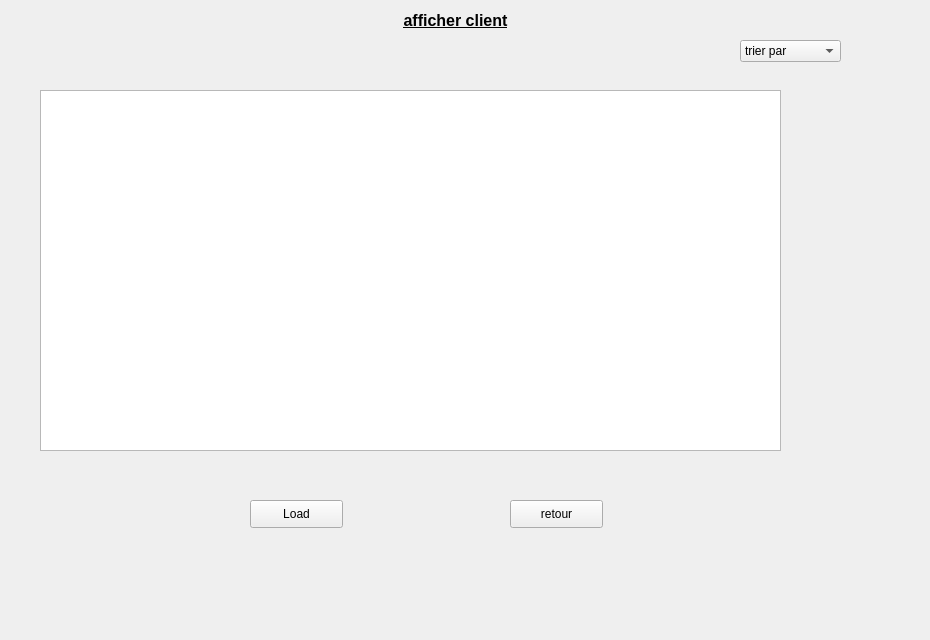
      <widget class="QWidget" name="tab_3">
       <attribute name="title">
        <string>Afficher</string>
       </attribute>
       <widget class="QLabel" name="label_13">
        <property name="geometry">
         <rect>
          <x>0</x>
          <y>0</y>
          <width>921</width>
          <height>631</height>
         </rect>
        </property>
        <property name="text">
         <string/>
        </property>
        <property name="pixmap">
         <pixmap>../../Desktop/images qt/fond.jpg</pixmap>
        </property>
        <property name="scaledContents">
         <bool>true</bool>
        </property>
       </widget>
       <widget class="QLabel" name="label_16">
        <property name="geometry">
         <rect>
          <x>0</x>
          <y>0</y>
          <width>911</width>
          <height>41</height>
         </rect>
        </property>
        <property name="text">
         <string>&lt;html&gt;&lt;head/&gt;&lt;body&gt;&lt;p align=&quot;center&quot;&gt;&lt;span style=&quot; font-size:12pt; font-weight:600; text-decoration: underline;&quot;&gt;afficher client&lt;/span&gt;&lt;/p&gt;&lt;/body&gt;&lt;/html&gt;</string>
        </property>
       </widget>
       <widget class="QPushButton" name="retour_4">
        <property name="geometry">
         <rect>
          <x>510</x>
          <y>500</y>
          <width>93</width>
          <height>28</height>
         </rect>
        </property>
        <property name="text">
         <string>retour</string>
        </property>
       </widget>
       <widget class="QComboBox" name="comboBox">
        <property name="geometry">
         <rect>
          <x>740</x>
          <y>40</y>
          <width>101</width>
          <height>22</height>
         </rect>
        </property>
        <item>
         <property name="text">
          <string>trier par</string>
         </property>
        </item>
       </widget>
       <widget class="QTableView" name="tableView">
        <property name="geometry">
         <rect>
          <x>40</x>
          <y>90</y>
          <width>741</width>
          <height>361</height>
         </rect>
        </property>
       </widget>
       <widget class="QPushButton" name="pushButton">
        <property name="geometry">
         <rect>
          <x>250</x>
          <y>500</y>
          <width>93</width>
          <height>28</height>
         </rect>
        </property>
        <property name="text">
         <string>Load</string>
        </property>
       </widget>
      </widget>
